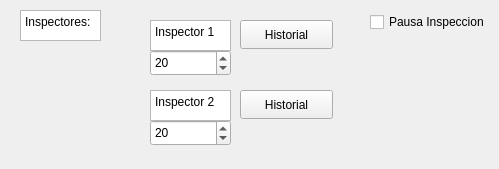
    <widget class="QWidget" name="scrollAreaWidgetContents_13">
     <property name="geometry">
      <rect>
       <x>0</x>
       <y>0</y>
       <width>499</width>
       <height>169</height>
      </rect>
     </property>
     <widget class="QTextEdit" name="textEdit_12">
      <property name="geometry">
       <rect>
        <x>20</x>
        <y>10</y>
        <width>81</width>
        <height>31</height>
       </rect>
      </property>
      <property name="html">
       <string>&lt;!DOCTYPE HTML PUBLIC &quot;-//W3C//DTD HTML 4.0//EN&quot; &quot;http://www.w3.org/TR/REC-html40/strict.dtd&quot;&gt;
&lt;html&gt;&lt;head&gt;&lt;meta name=&quot;qrichtext&quot; content=&quot;1&quot; /&gt;&lt;meta charset=&quot;utf-8&quot; /&gt;&lt;style type=&quot;text/css&quot;&gt;
p, li { white-space: pre-wrap; }
hr { height: 1px; border-width: 0; }
li.unchecked::marker { content: &quot;\2610&quot;; }
li.checked::marker { content: &quot;\2612&quot;; }
&lt;/style&gt;&lt;/head&gt;&lt;body style=&quot; font-family:'Segoe UI'; font-size:9pt; font-weight:400; font-style:normal;&quot;&gt;
&lt;p style=&quot; margin-top:0px; margin-bottom:0px; margin-left:0px; margin-right:0px; -qt-block-indent:0; text-indent:0px;&quot;&gt;Inspectores:&lt;/p&gt;&lt;/body&gt;&lt;/html&gt;</string>
      </property>
     </widget>
     <widget class="QTextEdit" name="textEdit_13">
      <property name="geometry">
       <rect>
        <x>150</x>
        <y>20</y>
        <width>81</width>
        <height>31</height>
       </rect>
      </property>
      <property name="html">
       <string>&lt;!DOCTYPE HTML PUBLIC &quot;-//W3C//DTD HTML 4.0//EN&quot; &quot;http://www.w3.org/TR/REC-html40/strict.dtd&quot;&gt;
&lt;html&gt;&lt;head&gt;&lt;meta name=&quot;qrichtext&quot; content=&quot;1&quot; /&gt;&lt;meta charset=&quot;utf-8&quot; /&gt;&lt;style type=&quot;text/css&quot;&gt;
p, li { white-space: pre-wrap; }
hr { height: 1px; border-width: 0; }
li.unchecked::marker { content: &quot;\2610&quot;; }
li.checked::marker { content: &quot;\2612&quot;; }
&lt;/style&gt;&lt;/head&gt;&lt;body style=&quot; font-family:'Segoe UI'; font-size:9pt; font-weight:400; font-style:normal;&quot;&gt;
&lt;p style=&quot; margin-top:0px; margin-bottom:0px; margin-left:0px; margin-right:0px; -qt-block-indent:0; text-indent:0px;&quot;&gt;Inspector 1&lt;/p&gt;&lt;/body&gt;&lt;/html&gt;</string>
      </property>
     </widget>
     <widget class="QTextEdit" name="textEdit_14">
      <property name="geometry">
       <rect>
        <x>150</x>
        <y>90</y>
        <width>81</width>
        <height>31</height>
       </rect>
      </property>
      <property name="html">
       <string>&lt;!DOCTYPE HTML PUBLIC &quot;-//W3C//DTD HTML 4.0//EN&quot; &quot;http://www.w3.org/TR/REC-html40/strict.dtd&quot;&gt;
&lt;html&gt;&lt;head&gt;&lt;meta name=&quot;qrichtext&quot; content=&quot;1&quot; /&gt;&lt;meta charset=&quot;utf-8&quot; /&gt;&lt;style type=&quot;text/css&quot;&gt;
p, li { white-space: pre-wrap; }
hr { height: 1px; border-width: 0; }
li.unchecked::marker { content: &quot;\2610&quot;; }
li.checked::marker { content: &quot;\2612&quot;; }
&lt;/style&gt;&lt;/head&gt;&lt;body style=&quot; font-family:'Segoe UI'; font-size:9pt; font-weight:400; font-style:normal;&quot;&gt;
&lt;p style=&quot; margin-top:0px; margin-bottom:0px; margin-left:0px; margin-right:0px; -qt-block-indent:0; text-indent:0px;&quot;&gt;Inspector 2&lt;/p&gt;&lt;/body&gt;&lt;/html&gt;</string>
      </property>
     </widget>
     <widget class="QCheckBox" name="bandeja2CheckBox_2">
      <property name="geometry">
       <rect>
        <x>370</x>
        <y>10</y>
        <width>121</width>
        <height>24</height>
       </rect>
      </property>
      <property name="text">
       <string>Pausa Inspeccion</string>
      </property>
     </widget>
     <widget class="QSpinBox" name="inspector1SpinBox">
      <property name="geometry">
       <rect>
        <x>150</x>
        <y>50</y>
        <width>81</width>
        <height>26</height>
       </rect>
      </property>
      <property name="minimum">
       <number>1</number>
      </property>
      <property name="maximum">
       <number>100</number>
      </property>
      <property name="value">
       <number>20</number>
      </property>
     </widget>
     <widget class="QSpinBox" name="inspector2SpinBox">
      <property name="geometry">
       <rect>
        <x>150</x>
        <y>120</y>
        <width>81</width>
        <height>26</height>
       </rect>
      </property>
      <property name="minimum">
       <number>1</number>
      </property>
      <property name="maximum">
       <number>100</number>
      </property>
      <property name="singleStep">
       <number>1</number>
      </property>
      <property name="value">
       <number>20</number>
      </property>
     </widget>
     <widget class="QPushButton" name="historialPrimerInspector">
      <property name="geometry">
       <rect>
        <x>240</x>
        <y>20</y>
        <width>93</width>
        <height>29</height>
       </rect>
      </property>
      <property name="text">
       <string>Historial</string>
      </property>
     </widget>
     <widget class="QPushButton" name="historialSegundoInspector">
      <property name="geometry">
       <rect>
        <x>240</x>
        <y>90</y>
        <width>93</width>
        <height>29</height>
       </rect>
      </property>
      <property name="text">
       <string>Historial</string>
      </property>
     </widget>
    </widget>
